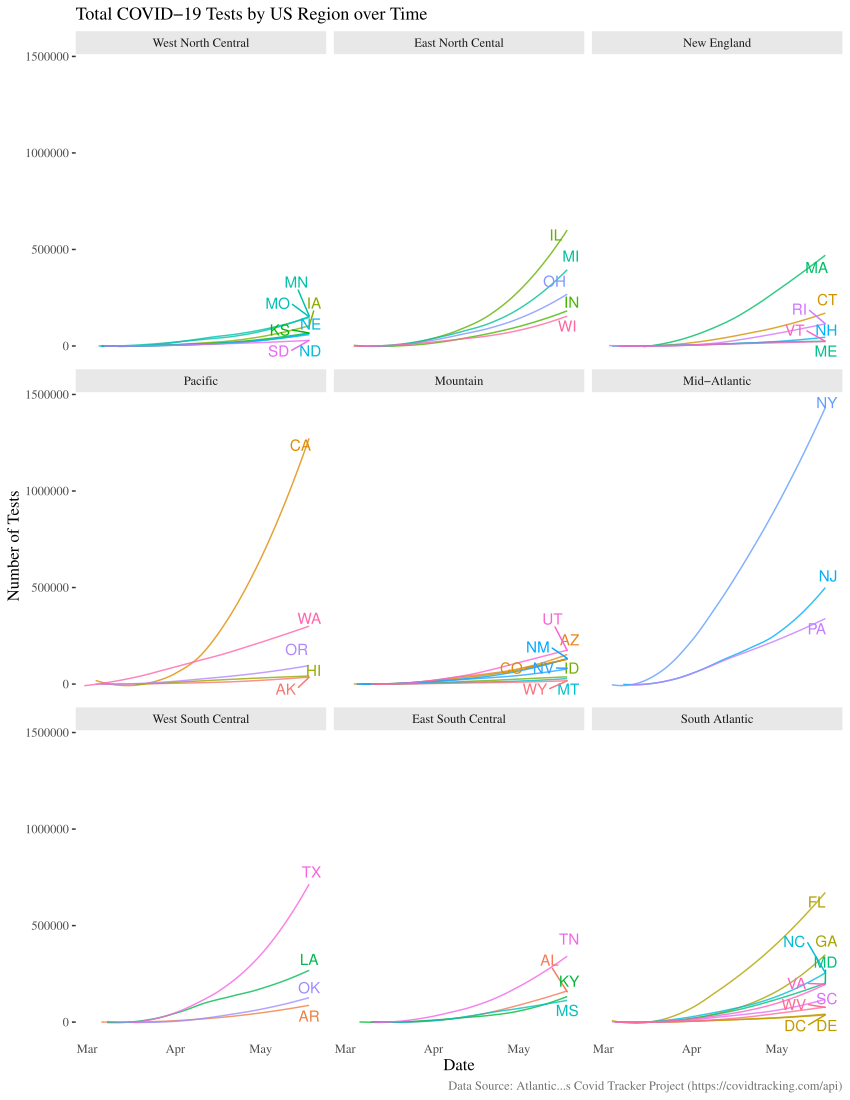

Here is the R script that generated this plot:
## Data Visualization (GOVT16-QSS17) Spring 2020
## LAB 2
##
## Name: Cameron Guage
## Data: May 13 - May 20


library(tidyverse)
library(ggrepel)
library(lubridate)
covid_data <- read_csv("daily.csv")


covid_data %>%
  mutate(total_tests = positive + negative) %>%
  mutate(new_england = ifelse(state %in% c("CT", "ME", "MA", "NH", "RI", "VT"), 1, 0)) %>%
  mutate(mid_atlantic = ifelse(state %in% c("NJ", "NY", "PA"), 2, 0)) %>%
  mutate(east_north_central = ifelse(state %in% c("IL", "IN", "MI", "OH", "WI"), 3, 0)) %>%
  mutate(west_north_central = ifelse(state %in% c("IA", "KS", "MN", "MO", "NE", "ND", "SD"), 4, 0)) %>%
  mutate(south_atlantic = ifelse(state %in% c("DE", "FL", "GA", "MD", "NC", "SC", "VA", "DC", "WV"), 5, 0)) %>%
  mutate(east_south_central = ifelse(state %in% c("AL", "KY", "MS", "TN"), 6, 0)) %>%
  mutate(west_south_central = ifelse(state %in% c("AR", "LA", "OK", "TX"), 7, 0)) %>%
  mutate(mountain = ifelse(state %in% c("AZ", "CO", "ID", "MT", "NV", "NM", "UT", "WY"), 8, 0)) %>%
  mutate(pacific = ifelse(state %in% c("AK", "CA", "HI", "OR", "WA"), 9, 0)) %>%
  mutate(territories = ifelse(state %in% c("AS", "GU", "MP", "PR", "VI"), 10, 0)) %>%
  mutate(region = new_england + mid_atlantic + east_north_central + west_north_central + south_atlantic + east_south_central + west_south_central + mountain + pacific + territories) %>%
  mutate(region = factor(region, levels = c(4, 3, 1, 9, 8, 2, 7, 6, 5, 10), labels = c("West North Central", "East North Cental", "New England", "Pacific", "Mountain", "Mid-Atlantic", "West South Central", "East South Central", "South Atlantic", "US Territories"))) %>%
  filter(region != "US Territories") %>%
  mutate(state_labels = ifelse(date == 20200518, state, NA)) %>%
  mutate(date = ymd(date)) %>%
  ggplot(aes(x = date, y = total_tests, color = state, label = state_labels)) +
  stat_smooth(geom = "line", alpha = 0.8, se = FALSE) +
  geom_text_repel() +
  facet_wrap(~ region) +
  coord_cartesian(xlim = as.Date(c("2020-03-01", "2020-05-20"))) +
  labs(x = "Date", y = "Number of Tests", title = "Total COVID-19 Tests by US Region over Time", caption = "Data Source: Atlantic’s Covid Tracker Project (https://covidtracking.com/api)") +
  theme(legend.position = "none",
        panel.background = element_blank(),
        axis.ticks.x = element_blank(),
        text = element_text(family = "serif"),
        plot.caption = element_text(color = "#717171"),
        axis.title = element_text(size = 12),
        strip.background = element_rect(fill = "#E8E8E8"))

## Facets ordered to show relative geographic locations of the regions on a map
## Using ggrepel package was an idea I found on the following website (https://blog.exploratory.io/ggrepel-when-things-get-too-crowded-ffefd845665f)
